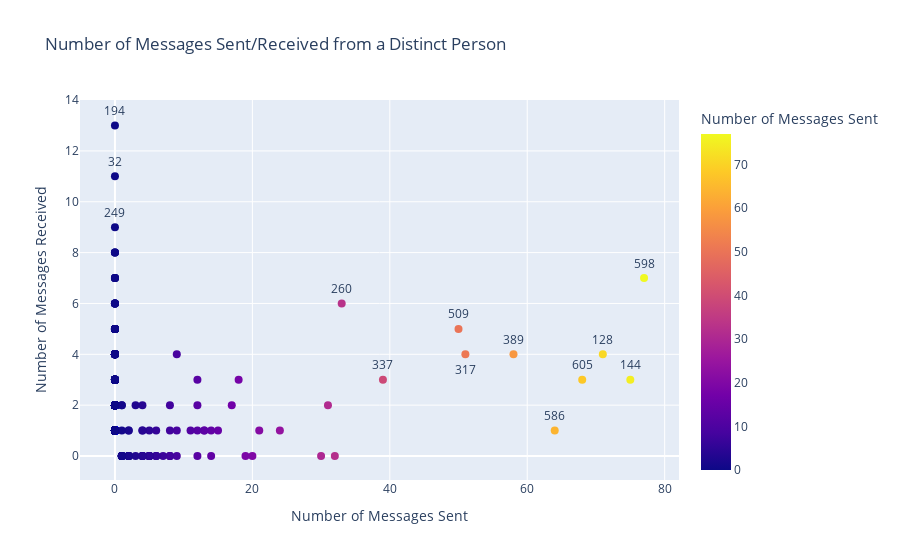

The notebook cell this image was saved under:
### Code cell
# Plot a scatter plot since I believe it's the best way to visualise the data here
fig = px.scatter(
                 connection_sender_receiver, 
                 x=connection_sender_receiver.messages_sent, 
                 y=connection_sender_receiver.messages_received, 
                 hover_name=connection_sender_receiver.id,
                 color=connection_sender_receiver.messages_sent,
                 title='Number of Messages Sent/Received from a Distinct Person',
                 labels={'messages_received': 'Number of Messages Received', 'messages_sent': 'Number of Messages Sent'}
                )

fig.update_traces(marker_size=8)

# Have to add annotations manually because plotly wont hide the overlapped labels if we do it manually and it's very messy
fig.add_annotation(x=77, y=7,
            text="598",
            showarrow=False,
            yshift=15)
fig.add_annotation(x=75, y=3,
            text="144",
            showarrow=False,
            yshift=15)
fig.add_annotation(x=71, y=4,
            text="128",
            showarrow=False,
            yshift=15)
fig.add_annotation(x=68, y=3,
            text="605",
            showarrow=False,
            yshift=15)
fig.add_annotation(x=64, y=1,
            text="586",
            showarrow=False,
            yshift=15)
fig.add_annotation(x=58, y=4,
            text="389",
            showarrow=False,
            yshift=15)
fig.add_annotation(x=50, y=5,
            text="509",
            showarrow=False,
            yshift=15)
fig.add_annotation(x=51, y=4,
            text="317",
            showarrow=False,
            yshift=-15)
fig.add_annotation(x=39, y=3,
            text="337",
            showarrow=False,
            yshift=15)
fig.add_annotation(x=33, y=6,
            text="260",
            showarrow=False,
            yshift=15)
fig.add_annotation(x=0, y=13,
            text="194",
            showarrow=False,
            yshift=15)
fig.add_annotation(x=0, y=11,
            text="32",
            showarrow=False,
            yshift=15)
fig.add_annotation(x=0, y=9,
            text="249",
            showarrow=False,
            yshift=15)

fig.show()

### Figure 1 — Plotly figure (JSON) as saved in the notebook; plotly's stock layout.template omitted (floating-point values rounded to 4 significant figures; data arrays with more than 128 entries replaced by an {"elided": "..."} marker saying what was removed)
{"data": [{"hovertemplate": "<b>%{hovertext}</b><br><br>Number of Messages Sent=%{marker.color}<br>Number of Messages Received=%{y}<extra></extra>", "hovertext": {"elided": "664 str values"}, "legendgroup": "", "marker": {"color": {"elided": "664 int values"}, "coloraxis": "coloraxis", "size": 8, "symbol": "circle"}, "mode": "markers", "name": "", "orientation": "v", "showlegend": false, "type": "scatter", "x": {"elided": "664 int values"}, "xaxis": "x", "y": {"elided": "664 int values"}, "yaxis": "y"}], "layout": {"annotations": [{"showarrow": false, "text": "598", "x": 77, "y": 7, "yshift": 15}, {"showarrow": false, "text": "144", "x": 75, "y": 3, "yshift": 15}, {"showarrow": false, "text": "128", "x": 71, "y": 4, "yshift": 15}, {"showarrow": false, "text": "605", "x": 68, "y": 3, "yshift": 15}, {"showarrow": false, "text": "586", "x": 64, "y": 1, "yshift": 15}, {"showarrow": false, "text": "389", "x": 58, "y": 4, "yshift": 15}, {"showarrow": false, "text": "509", "x": 50, "y": 5, "yshift": 15}, {"showarrow": false, "text": "317", "x": 51, "y": 4, "yshift": -15}, {"showarrow": false, "text": "337", "x": 39, "y": 3, "yshift": 15}, {"showarrow": false, "text": "260", "x": 33, "y": 6, "yshift": 15}, {"showarrow": false, "text": "194", "x": 0, "y": 13, "yshift": 15}, {"showarrow": false, "text": "32", "x": 0, "y": 11, "yshift": 15}, {"showarrow": false, "text": "249", "x": 0, "y": 9, "yshift": 15}], "coloraxis": {"colorbar": {"title": {"text": "Number of Messages Sent"}}, "colorscale": [[0, "#0d0887"], [0.1111, "#46039f"], [0.2222, "#7201a8"], [0.3333, "#9c179e"], [0.4444, "#bd3786"], [0.5556, "#d8576b"], [0.6667, "#ed7953"], [0.7778, "#fb9f3a"], [0.8889, "#fdca26"], [1, "#f0f921"]]}, "legend": {"tracegroupgap": 0}, "title": {"text": "Number of Messages Sent/Received from a Distinct Person"}, "xaxis": {"anchor": "y", "domain": [0, 1], "title": {"text": "Number of Messages Sent"}}, "yaxis": {"anchor": "x", "domain": [0, 1], "title": {"text": "Number of Messages Received"}}}}
